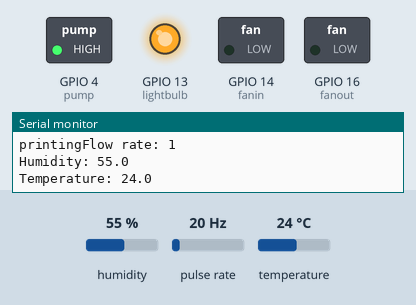
The sketch below on a simulated ESP8266 (NodeMCU). Parts: switched loads named in the sketch (green lamp = pin HIGH), output pins drawn as LEDs (lit = HIGH), the last lines printed to the serial monitor. Wiring (inferred from the names in the program): pulse sensor: data GPIO 5. Inputs (shaded band) come from the test bench; at power-on: humidity 55 %, temperature 24 °C, pulse rate 20 Hz. WiFi joins after 1.5 s; servers stay silent unless stated; no MQTT or app messages arrive unless stated.

Above: at 4.8 s.
4.9 s: humidity set to 78 %
7.8 s: humidity set to 81 %
At 9.1 s:
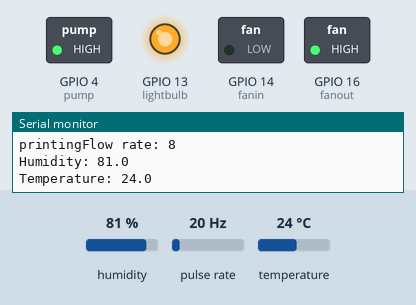
10.1 s: temperature set to 25.6 °C
13.2 s: temperature set to 26.6 °C
At 15.2 s:
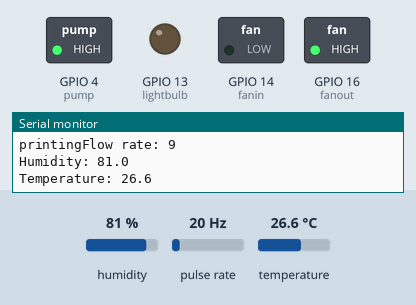
16.2 s: humidity set to 22 %
At 17.2 s:
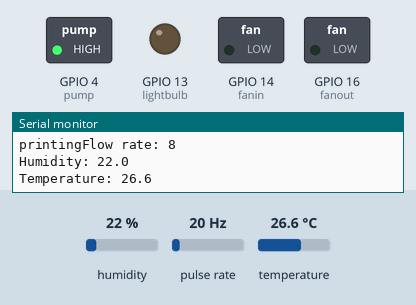
18.2 s: temperature set to 28 °C
At 19.3 s:
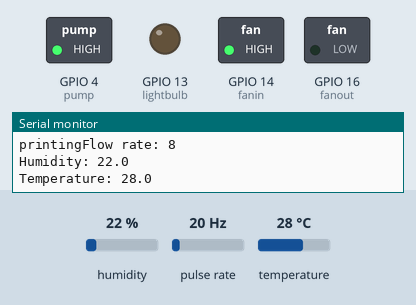
Timing chart, 0 to 21.2 s (numbered marks = the images above; inputs shaded):
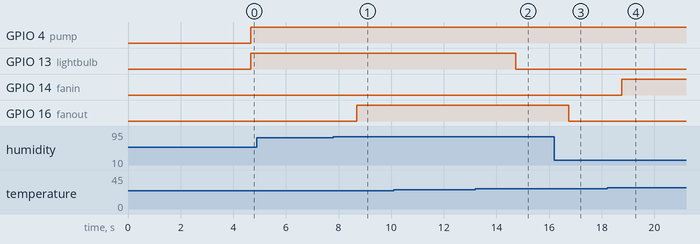

The sketch:

hydrov5.ino
```cpp
#include <PubSubClient.h>
#include <ESP8266WiFi.h>

#include "DHT.h"


#define DHTPIN 12
#define DHTTYPE DHT22

//EDIT THESE LINES TO MATCH YOUR SETUP
#define MQTT_SERVER "192.168.1.2"
const char* ssid = "ifca";
const char* password = "efyb45qj";

DHT dht(DHTPIN, DHTTYPE);

byte sensorInterrupt = 5;  // 0 = digital pin 2
byte sensorPin       = 2;
byte lightbulb = 13;
byte fanin = 14;
byte fanout = 16;
byte pump = 4;


// The hall-effect flow sensor outputs approximately 4.5 pulses per second per
// litre/minute of flow.
float calibrationFactor = 4.5;

volatile byte pulseCount;

float flowRate;
unsigned int flowMilliLitres;
unsigned long totalMilliLitres;

unsigned long oldTime;


void callback(char* topic, byte* payload, unsigned int length);
void reconnect();
String macToStr(const uint8_t* mac);
unsigned long currentMillis = 0;


//topic for sensors
char* hydroTemperature = "/ifca/hydrotemperature";
char* hydroHumidity = "/ifca/hydrohumidity";
char* hydroFlowrate = "/ifca/hydroflow";

//topic for status
char* hydroFanin = "/ifca/fanin";
char* hydroFanout = "/ifca/fanout";
char* hydroLightbulb = "/ifca/lightbulb";
char* aquafilter = "/ifca/aquafilter";

//variables
float tempup = 27;
float templow = 24;
float tempthreshup = 27;
float tempthreshlow = 26;
float filterstatus = 0;

float humup = 80;
float humlow = 70;
float humthreshup = 77;
float humthreshlow = 73;

float flowlow = 9.00;
boolean tempcorrect = false;
boolean humcorrect = false;

float faninstatus = 0;
float fanoutstatus = 0;
float lightbulbstatus = 0;


WiFiClient wifiClient;
PubSubClient client(MQTT_SERVER, 1883, callback, wifiClient);


void setup()
{

  // Initialize a serial connection for reporting values to the host
  Serial.begin(115200);
  delay(100);
  //pins
  pinMode(fanout, OUTPUT);  //fan out
  pinMode(fanin, OUTPUT);  //fan in
  pinMode(lightbulb, OUTPUT);  //lightbulb
  pinMode(pump, OUTPUT);   //pump
  dht.begin();
  WiFi.begin(ssid, password);

  Serial.print("ok");

  reconnect();
     delay(2000);


  pinMode(sensorPin, INPUT);
  digitalWrite(sensorPin, HIGH);

  pulseCount        = 0;
  flowRate          = 0.0;
  flowMilliLitres   = 0;
  totalMilliLitres  = 0;
  oldTime           = 0;

  // The Hall-effect sensor is connected to pin 2 which uses interrupt 0.
  // Configured to trigger on a FALLING state change (transition from HIGH
  // state to LOW state)
  attachInterrupt(sensorInterrupt, pulseCounter, FALLING);
}

/**
 * Main program loop
 */
void loop()
{
  //reconnect if connection is lost
  if (!client.connected() && WiFi.status() == 3) {reconnect();}

  //maintain MQTT connection
  client.loop();

  //MUST delay to allow ESP8266 WIFI functions to run
  delay(1000);

  //waterflow
  if((millis() - oldTime) > 1000)    // Only process counters once per second
  {
    detachInterrupt(sensorInterrupt);
    flowRate = ((2000.0 / (millis() - oldTime)) * pulseCount) / calibrationFactor;
    oldTime = millis();
    flowMilliLitres = (flowRate / 60) * 1000;
    totalMilliLitres += flowMilliLitres;
    pulseCount = 0;
    attachInterrupt(sensorInterrupt, pulseCounter, FALLING);
  }
  //DHt READING
  float currentHumFloat = dht.readHumidity();
  float currentTempFloat = dht.readTemperature();

  Serial.print("temp reading");

  //correcting temp
  if(currentTempFloat >= tempup)
  {
    digitalWrite(fanin, HIGH);
    Serial.println("fan on");
    tempcorrect = true;

  }
  if(currentTempFloat <= templow)
  {
    digitalWrite(lightbulb, HIGH);
    Serial.println("bulb on");
    tempcorrect = true;
  }
  if(tempcorrect == true)
  {
    if(currentTempFloat <= tempthreshup)
    {
      digitalWrite(fanin, LOW);

      Serial.println("fan off");
    }
    if(currentTempFloat >= tempthreshlow)
    {
      digitalWrite(lightbulb, LOW);
      Serial.println("lightbulb off");
    }
  }

  //correcting humidity
  if(currentHumFloat >= humup)
  {
    digitalWrite(fanout, HIGH);
    Serial.println("fanout on");
    humcorrect = true;

  }
//  if(currentHumFloat <= humlow)
//  {
//    digitalWrite(fanin, HIGH);
//    Serial.println("fanin on");
//    humcorrect = true;
//  }
  if(humcorrect == true)
  {
    if(currentHumFloat <= humthreshup)
    {
      digitalWrite(fanout, LOW);
      Serial.println("fanout off");
    }
  }
  if(flowRate < 9)
  {
    digitalWrite(pump, HIGH);
    filterstatus = 1;
  }
  else {
    filterstatus = 0;
  }


// status update
  if (fanin == HIGH)
  {
    faninstatus = 1;
  }
  else {
    faninstatus = 0;
  }
  if (fanout == HIGH)
  {
    fanoutstatus = 1;
  }
  else{
    fanoutstatus = 0;
  }
  if (lightbulb == HIGH)
  {
    lightbulbstatus = 1;
  }
  else {
    lightbulbstatus = 0;
  }
    if (pump == HIGH)
  {
    filterstatus = 1;
  }
  else {
    filterstatus = 0;
  }
  // printing and sending
  Serial.print("printing");
  char flowmeter[10];
  dtostrf(flowRate,4,1,flowmeter);
  client.publish(hydroFlowrate, flowmeter);
  char humidity[10];
  dtostrf(currentHumFloat,4,1,humidity);
  client.publish(hydroHumidity, humidity);
  char temperature[7];
  dtostrf(currentTempFloat,4,1,temperature);
  client.publish(hydroTemperature, temperature);

  //status
  char faninstatuschar[7];
  dtostrf(faninstatus,4,1,faninstatuschar);
  client.publish(hydroFanin, faninstatuschar);
  char fanoutstatuschar[7];
  dtostrf(fanoutstatus,4,1,fanoutstatuschar);
  client.publish(hydroFanout, fanoutstatuschar);
  char lightbulbstatuschar[7];
  dtostrf(lightbulbstatus,4,1,lightbulbstatuschar);
  client.publish(hydroLightbulb, lightbulbstatuschar);

  //flow publish
  char filter[7];
  dtostrf(filterstatus,4,1,filter);
  client.publish(aquafilter, filter);


//Print the flow rate for this second in litres / minute
  Serial.print("Flow rate: ");
  Serial.print(int(flowRate));  // Print the integer part of the variable
  Serial.println(" ");             // Print the decimal point

  Serial.print("Humidity: ");
  Serial.print(humidity);
  Serial.println(" ");
  Serial.print("Temperature: ");
  Serial.print(temperature);
  Serial.println(" ");
//  delay(2000);


}


/*
Insterrupt Service Routine
 */
void pulseCounter()
{
  // Increment the pulse counter
  pulseCount++;
}


//MQTT callback
void callback(char* topic, byte* payload, unsigned int length) {


}

//networking functions

void reconnect() {

  //attempt to connect to the wifi if connection is lost
  if(WiFi.status() != WL_CONNECTED){
    //debug printing
    Serial.print("Connecting to ");
    Serial.println(ssid);

    //loop while we wait for connection
    while (WiFi.status() != WL_CONNECTED) {
      delay(500);
      Serial.print(".");
    }

    //print out some more debug once connected
    Serial.println("");
    Serial.println("WiFi connected");
    Serial.println("IP address: ");
    Serial.println(WiFi.localIP());
  }

  //make sure we are connected to WIFI before attemping to reconnect to MQTT
  if(WiFi.status() == WL_CONNECTED){
  // Loop until we're reconnected to the MQTT server
    while (!client.connected()) {
      Serial.print("Attempting MQTT connection...");

      // Generate client name based on MAC address and last 8 bits of microsecond counter
      String clientName;
      clientName += "esp8266-";
      uint8_t mac[6];
      WiFi.macAddress(mac);
      clientName += macToStr(mac);

      //if connected, subscribe to the topic(s) we want to be notified about
      if (client.connect((char*) clientName.c_str())) {
        Serial.print("\tMTQQ Connected");
        client.subscribe(hydroFlowrate);
        client.subscribe(hydroHumidity);
        client.subscribe(hydroTemperature);
        client.subscribe(aquafilter);
        client.subscribe(hydroFanin);
        client.subscribe(hydroFanout);
        client.subscribe(hydroLightbulb);
      }


      //otherwise print failed for debugging
      else{Serial.println("\tFailed."); abort();}
    }
  }
}

//generate unique name from MAC addr
String macToStr(const uint8_t* mac){

  String result;

  for (int i = 0; i < 6; ++i) {
    result += String(mac[i], 16);

    if (i < 5){
      result += ':';
    }
  }

  return result;
}
```

Measured:
- the behaviour switches between 79 and 80 % on humidity (found by bisection; images 0 and 1)
- the behaviour switches between 25.9 and 26 °C on temperature (found by bisection; images 1 and 2)
- after the input at 7.8 s, GPIO 16 (fanout): LOW → HIGH after 0.89 s
- after the input at 13.2 s, GPIO 13 (lightbulb): HIGH → LOW after 1.5 s
- after the input at 16.2 s, GPIO 16 (fanout): HIGH → LOW after 0.55 s
- after the input at 18.2 s, GPIO 14 (fanin): LOW → HIGH after 0.56 s
